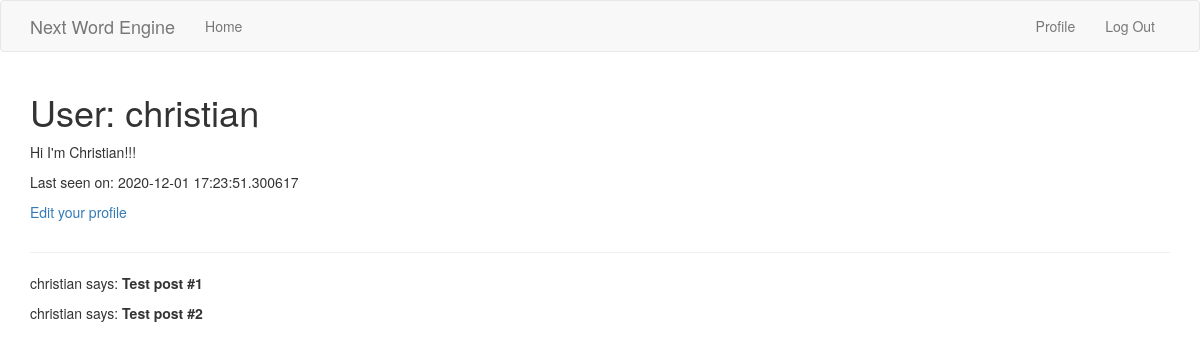
The app's page /user/christian (signed in), older data.
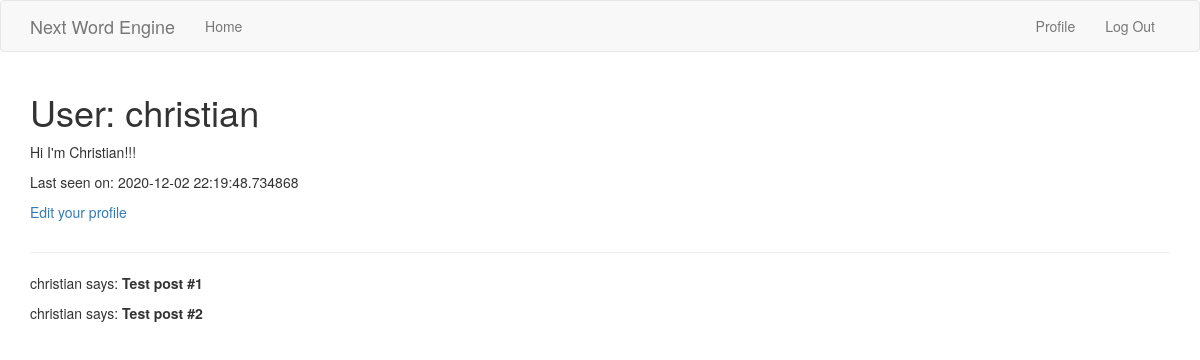
The same page, newer data.
### client/sql_models.py (models this page shows, shortened)
class User(UserMixin, db.Model):
    id = db.Column(db.Integer, primary_key=True)
    username = db.Column(db.String(64), index=True, unique=True)
    email = db.Column(db.String(120), index=True, unique=True)
    password_hash = db.Column(db.String(128))
    about_me = db.Column(db.String(140))
    last_seen = db.Column(db.DateTime, default=datetime.now(timezone.utc))

### client/routes.py (the view)
@app.route('/user/<username>')
@login_required
def user(username):
    user = User.query.filter_by(username=username).first_or_404()
    posts = [
        {'author': user, 'body': 'Test post #1'},
        {'author': user, 'body': 'Test post #2'}
    ]
    return render_template('user.html', user=user, posts=posts)

### client/routes.py (called while the page is built)
@app.before_request
def before_request():
    if current_user.is_authenticated:
        current_user.last_seen = datetime.now(timezone.utc)
        db.session.commit()

### client/sql_models.py (called while the page is built)
@login.user_loader
def load_user(id):
    return User.query.get(int(id))

### client/templates/user.html
{% extends 'base.html' %}
{% block app_content %}
    <table>
        <tr valign="top">
            <td>
                <h1>User: {{ user.username }}</h1>
                {% if user.about_me %} <p>{{ user.about_me }}</p> {% endif %}
                {% if user.last_seen %} <p>Last seen on: {{ user.last_seen }}</p> {% endif %}
                {% if user == current_user %} <p><a href="{{ url_for('edit_profile') }}">Edit your profile</p> {% endif %}
            </td>
        </tr>
    </table>
    <hr>
    {% for post in posts %}
    <p>
    {{ post.author.username }} says: <b> {{ post.body }} </b>
    </p>
    {% endfor %}
{% endblock %}

### client/templates/base.html (shortened to what this page needs)
{% extends 'bootstrap/base.html' %}
{% block navbar %}
    <nav class="navbar navbar-default">
        <div class="container">
            <div class="navbar-header">
                <a class="navbar-brand" href="{{ url_for('index') }}">Next Word Engine</a>
            </div>
            <div class="collapse navbar-collapse" id="bs-example-navbar-collapse-1">
                <ul class="nav navbar-nav">
                    <li><a href="{{ url_for('index') }}">Home</a></li>
                </ul>
                <ul class="nav navbar-nav navbar-right">
                    {% if current_user.is_anonymous %}
                    <li><a href="{{ url_for('login') }}">Log In</a></li>
                    {% else %}
                    <li><a href="{{ url_for('user', username=current_user.username) }}">Profile</a></li>
                    <li><a href="{{ url_for('logout') }}">Log Out</a></li>
                    {% endif %}
                </ul>
            </div>
        </div>
    </nav>
{% endblock %}
{% block content %}
    <div class="container">
        {% block app_content %}
        {% endblock %}
    </div>
{% endblock %}

Row changes from the older to the newer data that the page shows:
changed User "christian": last_seen "2020-12-01 17:23:51.300617" → "2020-12-02 22:19:48.734868"
